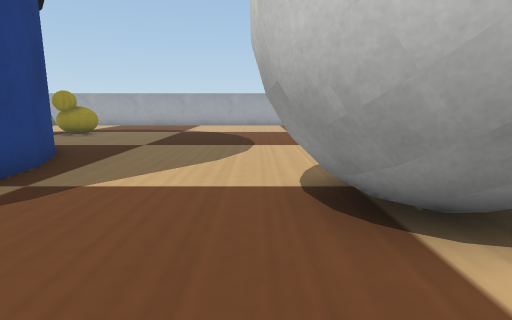
view 1 (above)

13 first-person views from a walk through a Webots world. The camera is 0.06 m above the floor, tilts 10° down and sees 80° across. The floor is counted in squares, 0.05 m on a side. Each view is taken from the middle of a square. On the plan, view 1 faces up. The plan holds only what a view shows up to about 13 squares ahead; the rest is blank. Robots are left out. Simple shapes and patterns stand in for the simulator's stock objects.

view 2
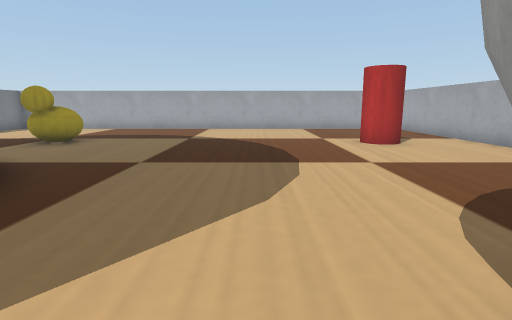

view 3
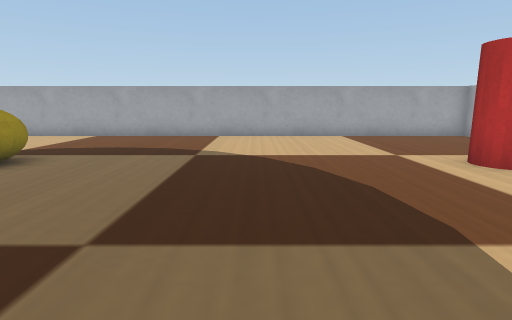

view 4
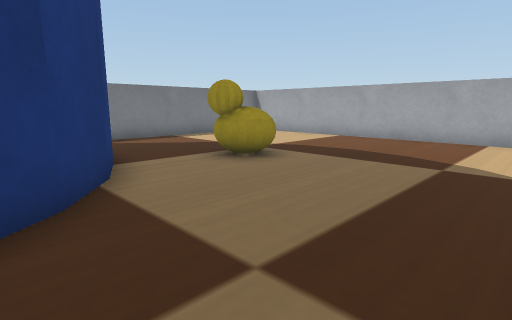

view 5
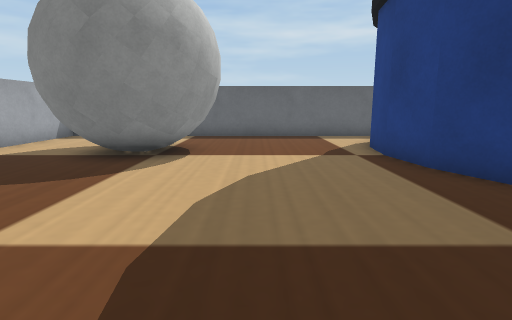

view 6
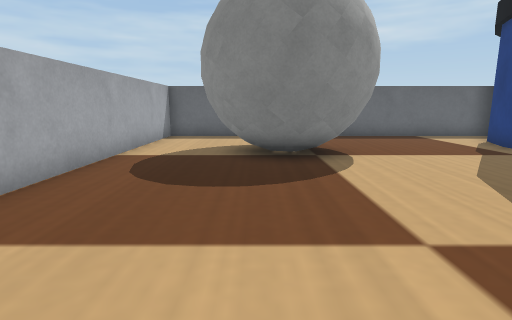

view 7
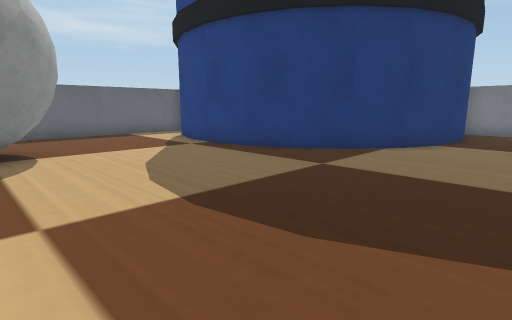

view 8
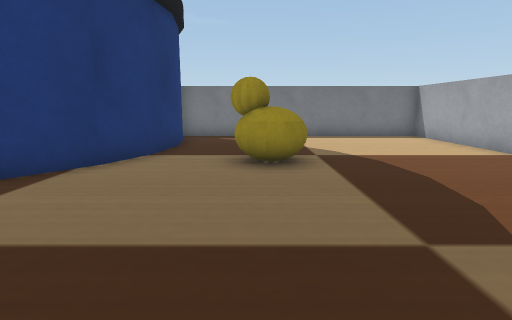

view 9
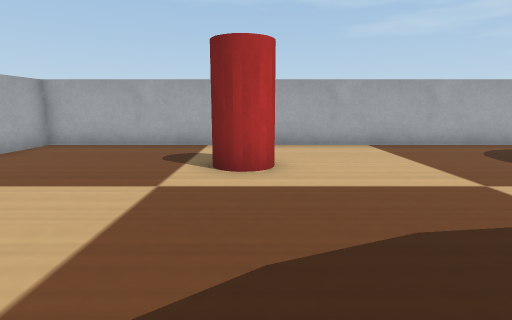

view 10
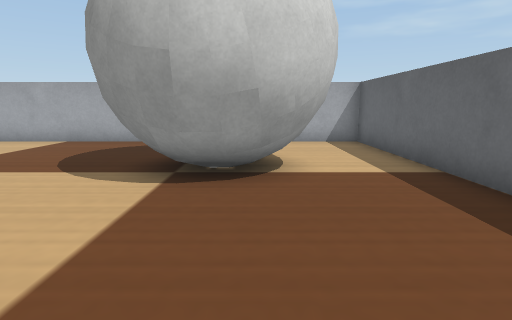

view 11
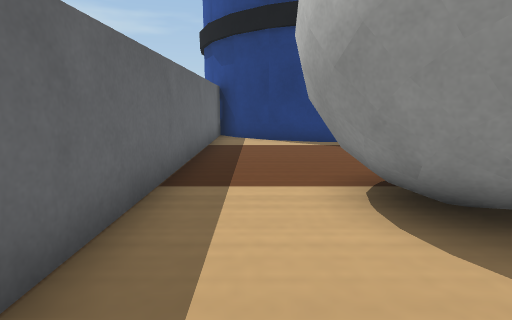

view 12
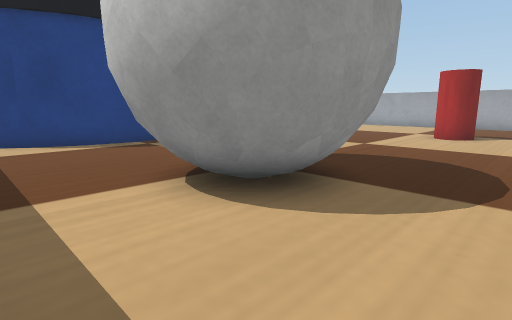

view 13
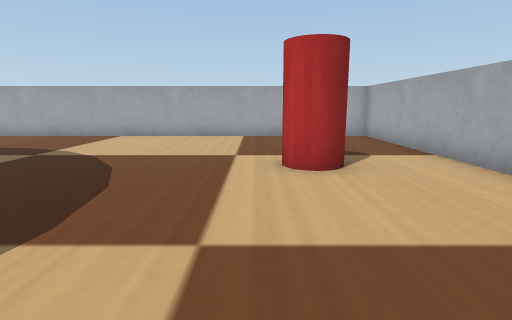

### Floor plan
Key: @ floor where view 1 was taken; # wall or solid block; . floor; R rubber duck; B barrel; A ball; C drink can.
Columns run from 14 left of view 1 to 7 right of it. Each row starts with its distance up from view 1.
 20 ######################
 19 #....................#
 18 #....................#
 17 #....................#
 16 #....................#
 15 #....................#
 14 #.....RR.........C...#
 13 #.....RR.........CC..#
 12 #....................#
 11 #....................#
 10 # BBBBBB.............#
  9        BB............#
  8         BB...........#
  7          B...........#
  6          B......AA...#
  5           B...AAAAA..#
  4           B...AAAAA..#
  3          B....AAAAA..#
  2          B.....AAA...#
  1         BB...........#
  0        BB.....@......#
 -1       B###############

Where each view was taken, in squares from view 1:
view 1: 0 up, 0 right, facing up
view 2: 3 up, 1 left, facing up
view 3: 7 up, 2 left, facing up
view 4: 8 up, 2 left, facing up-left
view 5: 12 up, 1 left, facing down
view 6: 12 up, 3 right, facing down
view 7: 13 up, 2 right, facing down-left
view 8: 13 up, 1 left, facing left
view 9: 13 up, 3 left, facing right
view 10: 3 up, 4 left, facing right
view 11: 1 up, 6 right, facing left
view 12: 0 up, 6 right, facing up-left
view 13: 7 up, 2 right, facing up
